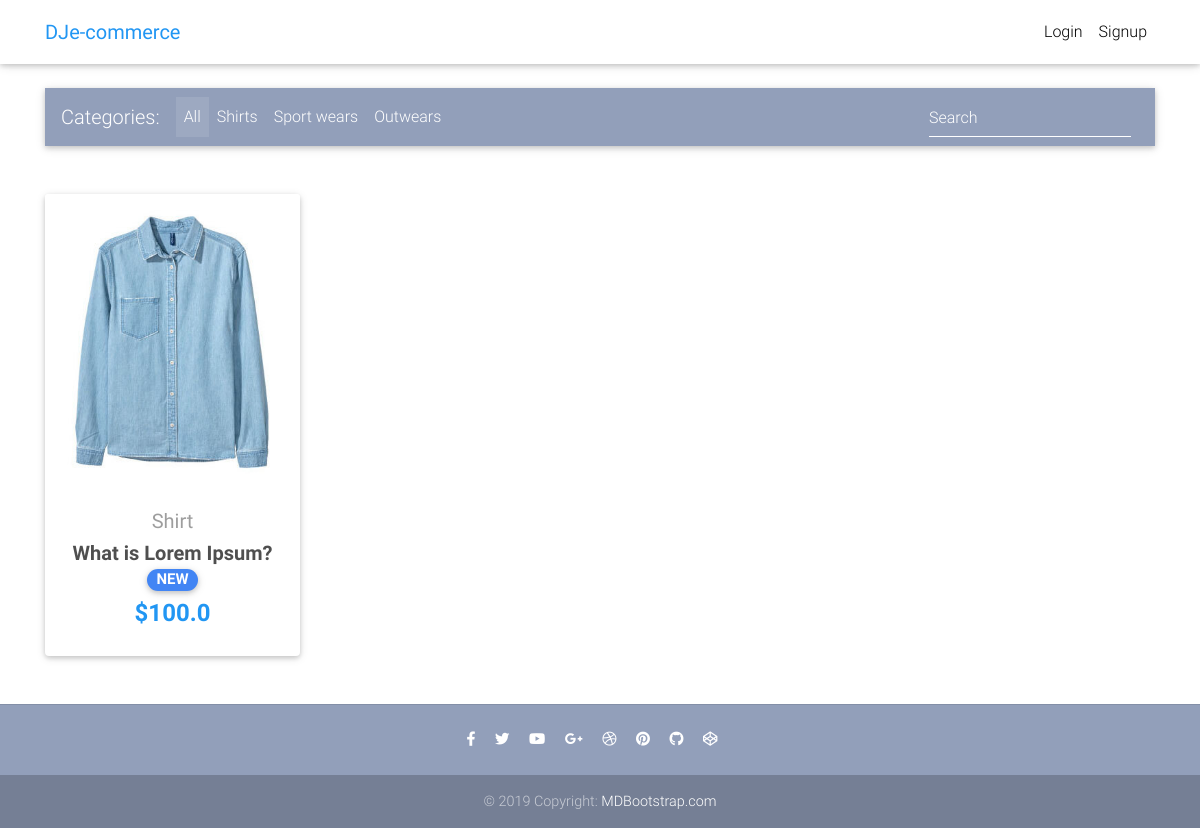
The page / on the database its author committed.
### core/models.py (models this page shows, shortened)
class Item(models.Model):
    title = models.CharField(max_length=100)
    price = models.FloatField()
    discount_price = models.FloatField(null=True, blank=True)
    category = models.CharField(choices=CATEGORY_CHOICES, max_length=2)
    label = models.CharField(choices=LABEL_CHOICES, max_length=1)
    slug = models.SlugField()
    description = models.TextField()
    image = models.ImageField()
    def get_absolute_url(self):
        return reverse("core:product", kwargs={
            'slug': self.slug
        })

### core/views.py (the view)
# urls.py: path('', HomeView.as_view(), name='home'),
class HomeView(ListView):
    model = Item
    paginate_by = 10
    template_name = 'home.html'

### templates/home.html (shortened to what this page needs)
{% extends "base.html" %}
{% block content %}
  <main>
    <div class="container">
      <nav class="navbar navbar-expand-lg navbar-dark mdb-color lighten-3 mt-3 mb-5">
        <span class="navbar-brand">Categories:</span>
        <div class="collapse navbar-collapse" id="basicExampleNav">
          <ul class="navbar-nav mr-auto">
            <li class="nav-item active">
              <a class="nav-link" href="#">All
              </a>
            </li>
            <li class="nav-item">
              <a class="nav-link" href="#">Shirts</a>
            </li>
            <li class="nav-item">
              <a class="nav-link" href="#">Sport wears</a>
            </li>
            <li class="nav-item">
              <a class="nav-link" href="#">Outwears</a>
            </li>
          </ul>
          <form class="form-inline">
            <div class="md-form my-0">
              <input class="form-control mr-sm-2" type="text" placeholder="Search" aria-label="Search">
            </div>
          </form>
        </div>
      </nav>
      <section class="text-center mb-4">
        <div class="row wow fadeIn">
          {% for item in object_list %}
              <div class="col-lg-3 col-md-6 mb-4">
                <div class="card">
                  <div class="view overlay">
                    <img src="{{ item.image.url }}" class="card-img-top"
                      alt="">
                  </div>
                  <div class="card-body text-center">
                    <a href="" class="grey-text">
                      <h5>{{ item.get_category_display }}</h5>
                    </a>
                    <h5>
                      <strong>
                        <a href="{{ item.get_absolute_url }}" class="dark-grey-text">{{ item.title }}
                          <span class="badge badge-pill {{ item.get_label_display }}-color">NEW</span>
                        </a>
                      </strong>
                    </h5>
                    <h4 class="font-weight-bold blue-text">
                      <strong>
                          {% if item.discount_price %}
                            ${{ item.discount_price }}
                          {% else %}
                            ${{ item.price }}
                          {% endif %}
                      </strong>
                    </h4>
                  </div>
                </div>
              </div>
          {% endfor %}
        </div>
      </section>
    </div>
  </main>
{% endblock %}

### templates/base.html (style rules this page uses)
html, body, header, .carousel { height: 60vh; }

### rows shown on the page
Item: image (picture), category "Shirt", title "What is Lorem Ipsum?", price "100.0"
